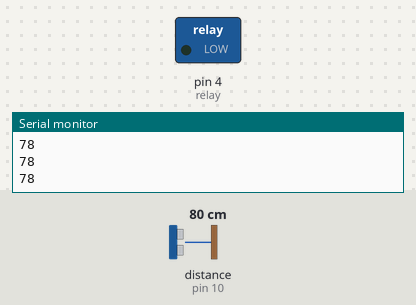
Bench run of a sketch on a simulated Arduino Uno, built with avr-gcc and run on an emulated ATmega328P. Shown: switched loads named in the sketch (green lamp = pin HIGH), the last lines printed to the serial monitor. Wiring (inferred from the names in the program): ultrasonic range finder: trigger pin 9; echo pin 10. Dashed ring = blinking. The inputs (shaded band) are chosen by the test bench; at power-on: distance to the obstacle (sensor on pin 10) 80 cm. The echo pulse lasts 58.3 µs per cm; pins used as bus, display or sensor lines are not drawn.

Above: at 1.2 s.
1.3 s: distance to the obstacle (sensor on pin 10) set to 33 cm
2.8 s: distance to the obstacle (sensor on pin 10) set to 28 cm
At 2.96 s:
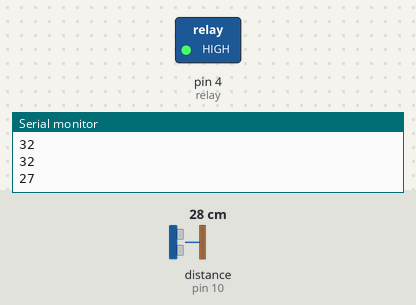
5.8 s: distance to the obstacle (sensor on pin 10) set to 35 cm
At 6.7 s:
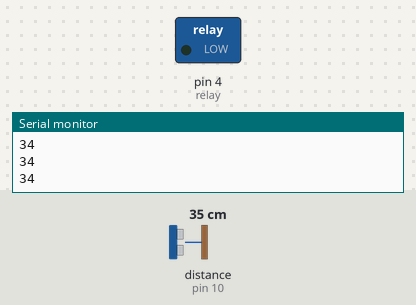
7.3 s: distance to the obstacle (sensor on pin 10) set to 2 cm
At 7.54 s:
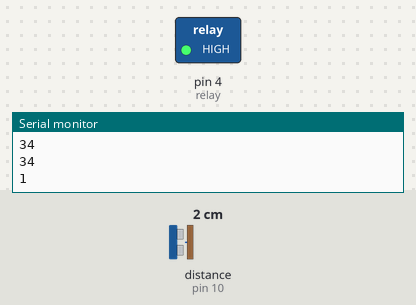
Timing chart, 0 to 11.3 s (numbered marks = the images above; inputs shaded):
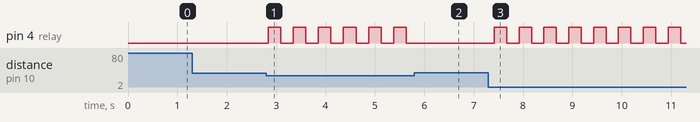

The sketch:

deskLightUltraSonic.ino
```cpp
                                              /*
Desk Ultrasonic Switch
*/
#include <Adafruit_SSD1306.h>
#include <SPI.h>
#include <Wire.h>

Adafruit_SSD1306 display(128, 32, &Wire, -1);

const int trigPin = 9;
const int echoPin = 10;

int state = 0;

const int relay = 4;

void setup()
{
  pinMode(trigPin, OUTPUT);
  pinMode(echoPin, INPUT);
  pinMode(relay, OUTPUT);

  digitalWrite(relay, 0);

  Serial.begin(9600);
}

int proximity()
{
  int distance;
  long duration;

  digitalWrite(trigPin, LOW);
  delayMicroseconds(2);

  digitalWrite(trigPin, HIGH);
  delayMicroseconds(10);
  digitalWrite(trigPin, LOW);

  duration = pulseIn(echoPin, HIGH);
  distance = duration * 0.034 / 2;
  return distance;
}

void loop()
{
  Serial.println(proximity());
  if (proximity() < 30)
  {
    if (state == 0)
    {
      state = 1;
    }
    else
    {
      state = 0;
    }
  }

  digitalWrite(relay, state);

  delay(250);
}
```

Measured:
- the behaviour switches between 31 and 30 cm on distance to the obstacle (sensor on pin 10) (found by bisection; images 0 and 1)
- after the input at 2.8 s, pin 4 (relay): alternates HIGH for 0.25 s and LOW for 0.25 s, starting at once
- after the input at 5.8 s, pin 4 (relay): stops changing and stays LOW
- after the input at 7.3 s, pin 4 (relay): alternates HIGH for 0.25 s and LOW for 0.25 s, starting after 0.12 s
